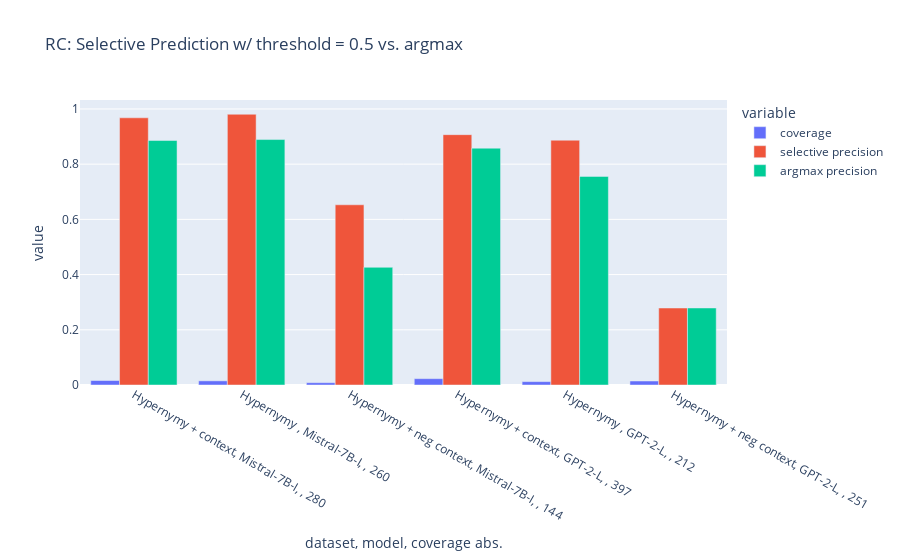

The code cell stored with this chart in its notebook:
### Markdown cell above
## 2 barplots with different thresholds

### Code cell
# Selective Prediction for Dataset, Model and #Paraphrases
# Graph for 0.5 threshold
threshold = 0.5
df_stats_all_r = df_all_stats[df_all_stats['relation'].str.contains('all_relations')]
df_stats_all_r = df_stats_all_r[ (df_stats_all_r['threshold'] == threshold) & (df_stats_all_r['max_paraphrases'] > 0) ] 
df_stats_all_r = convert_for_pdf(df_stats_all_r)
df_stats_all_r['dataset, model, coverage abs.'] = df_stats_all_r['dataset'] + ' ' + df_stats_all_r['run_attributes'] + ', ' + df_stats_all_r['model'] + ', ' + ', ' + df_stats_all_r['coverage_abs_global'].astype(str)

# selective
global_selective_metrics = ['coverage_abs_global', 'coverage_rel_global', 'precision_selective_global']
pp_selective_metrics = ['coverage_abs_pp', 'coverage_rel_pp', 'precision_selective_pp']
global_argmax_metrics = ['precision_argmax_selective_global', ]
pp_argmax_metrics = ['precision_argmax_selective_pp']

# all (non-selective)
pp_argmax_all_metrics = ['precision_argmax_overall_pp']
global_argmax_all_metrics = ['precision_argmax_overall_global']

# all_metrics = global_selective_metrics + pp_selective_metrics + global_argmax_metrics + pp_argmax_metrics + pp_argmax_all_metrics + global_argmax_all_metrics
metrics_plot = global_selective_metrics.copy() + [ 'precision_argmax_overall_global'] # 'precision_argmax_selective_global',
metrics_plot.remove('coverage_abs_global')
# metrics_plot.remove('coverage_abs_pp')

df_bar_plot = rename_metrics(df_stats_all_r.copy())
metrics_plot = [ 'coverage',
 'selective precision',
 'argmax precision']
fig_global = px.bar(df_bar_plot, x='dataset, model, coverage abs.', y=metrics_plot, 
                    color='variable', barmode="group", title=f"RC: Selective Prediction w/ threshold = {threshold} vs. argmax",
                    #text='',
)


fig_global.show()

save_plot(fig_global, BASE_PATH=BASE_PATH, filename='global_overview_RC')

### Figure 1 — Plotly figure (JSON) as saved in the notebook; plotly's stock layout.template omitted (floating-point values rounded to 4 significant figures)
{"data": [{"alignmentgroup": "True", "hovertemplate": "variable=coverage<br>dataset, model, coverage abs.=%{x}<br>value=%{y}<extra></extra>", "legendgroup": "coverage", "marker": {"color": "#636efa", "pattern": {"shape": ""}}, "name": "coverage", "offsetgroup": "coverage", "orientation": "v", "showlegend": true, "textposition": "auto", "type": "bar", "x": ["Hypernymy + context, Mistral-7B-I, , 280", "Hypernymy , Mistral-7B-I, , 260", "Hypernymy + neg context, Mistral-7B-I, , 144", "Hypernymy + context, GPT-2-L, , 397", "Hypernymy , GPT-2-L, , 212", "Hypernymy + neg context, GPT-2-L, , 251"], "xaxis": "x", "y": [0.01618, 0.01502, 0.008319, 0.02293, 0.01225, 0.0145], "yaxis": "y"}, {"alignmentgroup": "True", "hovertemplate": "variable=selective precision<br>dataset, model, coverage abs.=%{x}<br>value=%{y}<extra></extra>", "legendgroup": "selective precision", "marker": {"color": "#EF553B", "pattern": {"shape": ""}}, "name": "selective precision", "offsetgroup": "selective precision", "orientation": "v", "showlegend": true, "textposition": "auto", "type": "bar", "x": ["Hypernymy + context, Mistral-7B-I, , 280", "Hypernymy , Mistral-7B-I, , 260", "Hypernymy + neg context, Mistral-7B-I, , 144", "Hypernymy + context, GPT-2-L, , 397", "Hypernymy , GPT-2-L, , 212", "Hypernymy + neg context, GPT-2-L, , 251"], "xaxis": "x", "y": [0.9679, 0.9808, 0.6528, 0.9068, 0.8868, 0.2789], "yaxis": "y"}, {"alignmentgroup": "True", "hovertemplate": "variable=argmax precision<br>dataset, model, coverage abs.=%{x}<br>value=%{y}<extra></extra>", "legendgroup": "argmax precision", "marker": {"color": "#00cc96", "pattern": {"shape": ""}}, "name": "argmax precision", "offsetgroup": "argmax precision", "orientation": "v", "showlegend": true, "textposition": "auto", "type": "bar", "x": ["Hypernymy + context, Mistral-7B-I, , 280", "Hypernymy , Mistral-7B-I, , 260", "Hypernymy + neg context, Mistral-7B-I, , 144", "Hypernymy + context, GPT-2-L, , 397", "Hypernymy , GPT-2-L, , 212", "Hypernymy + neg context, GPT-2-L, , 251"], "xaxis": "x", "y": [0.8856, 0.8891, 0.4263, 0.8579, 0.7556, 0.279], "yaxis": "y"}], "layout": {"barmode": "group", "legend": {"title": {"text": "variable"}, "tracegroupgap": 0}, "title": {"text": "RC: Selective Prediction w/ threshold = 0.5 vs. argmax"}, "xaxis": {"anchor": "y", "domain": [0, 1], "title": {"text": "dataset, model, coverage abs."}}, "yaxis": {"anchor": "x", "domain": [0, 1], "title": {"text": "value"}}}}
